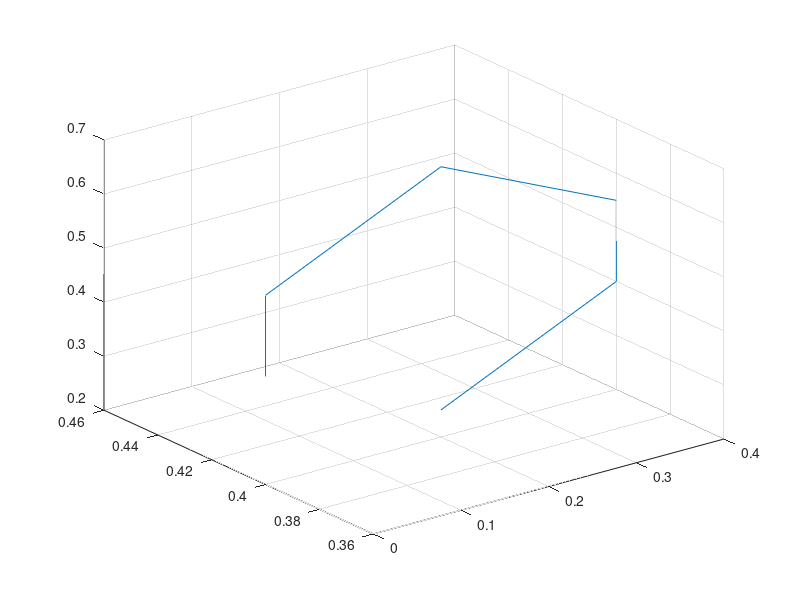

Write the MATLAB code that produced this figure.
x =[0.2 0.4 0.4 0.2 0 0];
y = [0.4 0.4 0.4 0.4 0.4 0.4];
z =[0.25 0.4 0.55 0.7 0.55 0.4];
waypoint= [x; y; z];
waypoints= transpose(waypoint);
plot3(x,y,z);
grid on;